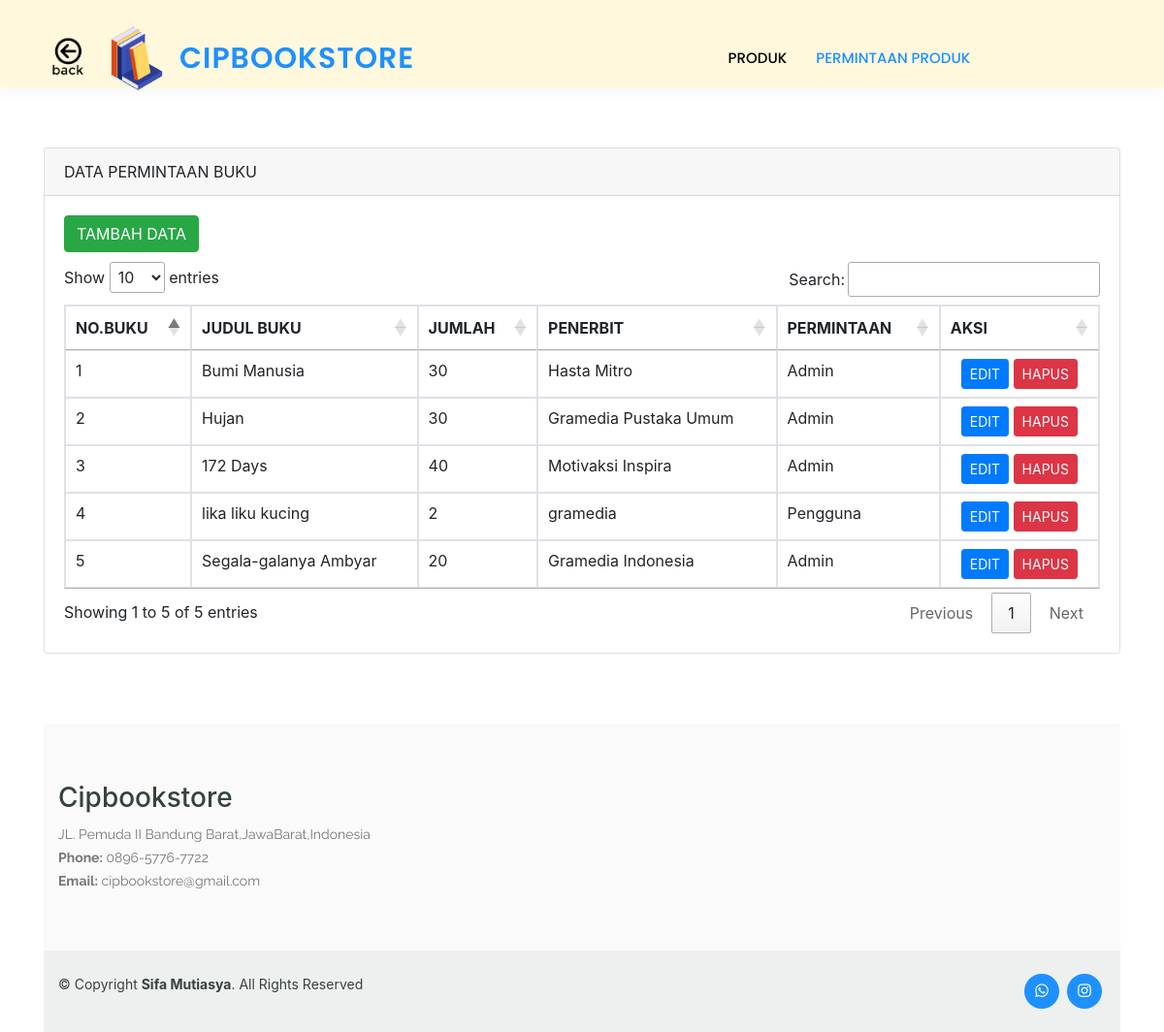
/pengadaan-pengguna.php, run on the app's committed database.
### tables this page shows
CREATE TABLE `tabel_bukusedikit` (
  `id_buku` int(11) NOT NULL,
  `nama_buku` varchar(200) NOT NULL,
  `stok` varchar(200) NOT NULL,
  `penerbit` varchar(200) NOT NULL,
  `edit` varchar(100) NOT NULL
);

### pengadaan-pengguna.php (the view, shortened to what this page needs)
<!DOCTYPE html>
<html lang="en">
<head>
<link rel="stylesheet" href= "style.css">
  <link href="assets/vendor/animate.css/animate.min.css" rel="stylesheet">
  <link href="assets/vendor/aos/aos.css" rel="stylesheet">
  <link href="assets/vendor/bootstrap/css/bootstrap.min.css" rel="stylesheet">
  <link href="assets/vendor/bootstrap-icons/bootstrap-icons.css" rel="stylesheet">
  <link href="assets/vendor/boxicons/css/boxicons.min.css" rel="stylesheet">
  <link href="assets/vendor/remixicon/remixicon.css" rel="stylesheet">
  <link href="assets/vendor/swiper/swiper-bundle.min.css" rel="stylesheet">
    <link rel="stylesheet" href="https://stackpath.bootstrapcdn.com/bootstrap/4.4.1/css/bootstrap.min.css">
    <link rel="stylesheet" href="//cdn.datatables.net/1.10.20/css/jquery.dataTables.min.css">
</head>
<body>
   <header id="header" class="fixed-top">
    <div class="container d-flex align-items-center">
    <a href="index.html">
    <img src="img/back.png" width=50px></a>
      <a href="https://instagram.com/cipbookstore.id?igshid=MzRlODBiNWFlZA==">
      <img src="img/rr.png" width="90px"></a>
      <h1 class="logo me-auto"><a href="pengguna.php"><marquee direction="right">Cipbookstore</marquee></a></h1>
      <nav id="navbar" class="navbar order-last order-lg-0">
        <ul>
        <li><a href="pengguna.php">PRODUK</a><li>
        <li><a class="active" href="##">PERMINTAAN PRODUK</a><li>
        </ul>
    </div>
  </header>
<br><br><br>
<div class="container" style="margin-top: 80px">
      <div class="row">
        <div class="col-md-12">
          <div class="card">
            <div class="card-header">
              DATA PERMINTAAN BUKU
            </div>
            <div class="card-body">
              <a href="tambah-permintaan.php" class="btn btn-md btn-success" style="margin-bottom: 10px">TAMBAH DATA</a>
              <table class="table table-bordered" id="myTable">
                <thead>
                  <tr>
                    <th scope="col">NO.BUKU</th>
                    <th scope="col">JUDUL BUKU</th>
                    <th scope="col">JUMLAH</th>
                    <th scope="col">PENERBIT</th>
                    <th scope="col">PERMINTAAN</th>
                    <th scope="col">AKSI</th>
                  </tr>
                </thead>
                <tbody>
                  <?php
                      include('koneksi.php');
                      $no = 1;
                      $query = mysqli_query($connection,"SELECT * FROM tabel_bukusedikit");
                      while($row = mysqli_fetch_array($query)){
                  ?>
                  <tr>
                      <td><?php echo $no++ ?></td>
                      <td><?php echo $row['nama_buku'] ?></td>
                      <td><?php echo $row['stok'] ?></td>
                      <td><?php echo $row['penerbit'] ?></td>
                      <td><?php echo $row['edit'] ?></td>
                      <td class="text-center">
                        <a href="edit-permintaan.php?id=<?php echo $row['id_buku'] ?>" class="btn btn-sm btn-primary">EDIT</a>
                        <a href="hapus-permintaan.php?id=<?php echo $row['id_buku'] ?>" class="btn btn-sm btn-danger">HAPUS</a>
                      </td>
                  </tr>
                <?php } ?>
                </tbody>
              </table>
            </div>
          </div>
      </div>
    </div>
    <br><br><br>
  <footer id="footer">
    <div class="footer-top">
      <div class="container">
        <div class="row">
          <div class="col-lg-6 col-md-6 footer-contact">
            <h3>Cipbookstore</h3>
            <p>
              JL. Pemuda II Bandung Barat,JawaBarat,Indonesia <br>
              <strong>Phone:</strong> 0896-5776-7722<br>
              <strong>Email:</strong> cipbookstore@gmail.com<br>
            </p>
          </div>
        </div>
      </div>
    </div>
    <div class="container d-md-flex py-4">
      <div class="me-md-auto text-center text-md-start">
        <div class="copyright">
          &copy; Copyright <strong><span>Sifa Mutiasya</span></strong>. All Rights Reserved
        </div>
        </div>
      <div class="social-links text-center text-md-right pt-3 pt-md-0">
      <a href="https://wa.me/6289657767722" class="whatsapp"><i class="bx bxl-whatsapp"></i></a>
      <a href="https://instagram.com/cipbookstore.id?igshid=MzRlODBiNWFlZA==" class="instagram"><i class="bx bxl-instagram"></i></a>
      </div>
    </div>
  </footer>
  </body>
</html>

### style.css (style rules this page uses)
#header { background: cornsilk; transition: all 0.5s; z-index: 997; padding: 15px 0; box-shadow: 0px 0 18px rgba(55, 66, 59, 0.08); height: 90px; }
#header .logo { font-size: 30px; margin: 0; padding: 0; line-height: 1; font-weight: 600; letter-spacing: 1px; text-transform: uppercase; font-family: "Poppins", sans-serif; }
#header .logo a { color: dodgerblue; }
.navbar { padding: 0; margin: auto; }
.navbar ul { margin: 0; padding: 0; display: flex; list-style: none; align-items: center; }
.navbar li { position: relative; }
.navbar a, .navbar a:focus { display: flex; align-items: center; justify-content: space-between; padding: 10px 0 10px 30px; font-family: "Poppins", sans-serif; font-size: 15px; font-weight: 500; color: black; white-space: nowrap; transition: 0.3s; }
.navbar a:hover, .navbar .active, .navbar .active:focus, .navbar li:hover > a { color: dodgerblue; }
#footer { color: #37423b; font-size: 14px; background: #eef0ef; margin-bottom: -80px }
#footer .footer-top { padding: 60px 0 30px 0; background: #f9faf9; }
#footer .footer-top .footer-contact { margin-bottom: 30px; }
#footer .footer-top .footer-contact p { font-size: 14px; line-height: 24px; margin-bottom: 0; font-family: "Raleway", sans-serif; color: #777777; }
#footer .social-links a { font-size: 18px; display: inline-block; background: dodgerblue; color: #fff; line-height: 1; padding: 8px 0; margin-right: 4px; border-radius: 50%; text-align: center; width: 36px; height: 36px; transition: 0.3s; }

### data on the page
tabel_bukusedikit: nama_buku "Bumi Manusia", stok "30", penerbit "Hasta Mitro", edit "Admin"
tabel_bukusedikit: nama_buku "Hujan", stok "30", penerbit "Gramedia Pustaka Umum", edit "Admin"
tabel_bukusedikit: nama_buku "172 Days", stok "40", penerbit "Motivaksi Inspira", edit "Admin"
tabel_bukusedikit: nama_buku "lika liku kucing", stok "2", penerbit "gramedia", edit "Pengguna"
tabel_bukusedikit: nama_buku "Segala-galanya Ambyar", stok "20", penerbit "Gramedia Indonesia", edit "Admin"
